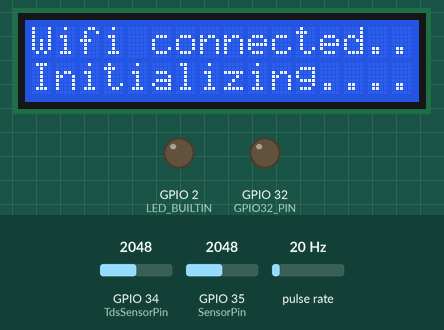
Recording of a sketch running on a simulated ESP32. Shown: 16×2 character LCD, output pins drawn as LEDs (lit = HIGH). Wiring (inferred from the names in the program): pulse sensor: data GPIO 39. Inputs (shaded band) come from the test bench; at power-on: GPIO 35 (SensorPin) = 2048, GPIO 34 (TdsSensorPin) = 2048, pulse rate 20 Hz. WiFi joins after 1.5 s; servers stay silent unless stated; the local clock reads 2024-03-15 10:24:30 at power-on unless the sketch sets it; EEPROM starts erased; what the sketch prints to the serial monitor is not drawn.

Above: at 1.9 s.
At 5.0 s:
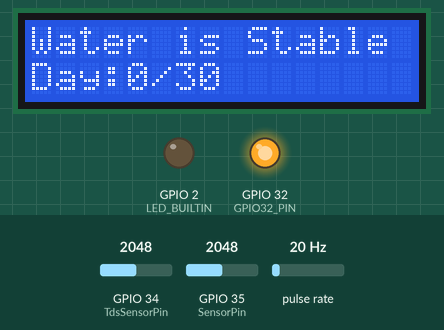
5.1 s: GPIO 35 (SensorPin) set to 2577
At 7.6 s:
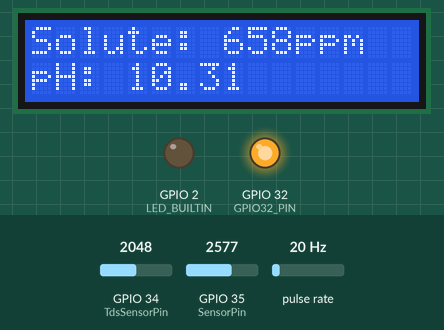
8.1 s: GPIO 35 (SensorPin) set to 2674
11.1 s: GPIO 34 (TdsSensorPin) set to 2459
At 13.8 s:
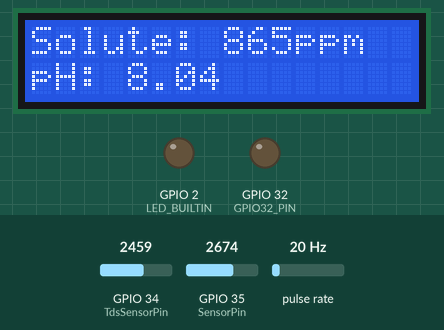
14.1 s: GPIO 34 (TdsSensorPin) set to 2628
17.1 s: GPIO 34 (TdsSensorPin) set to 2752
At 22.6 s:
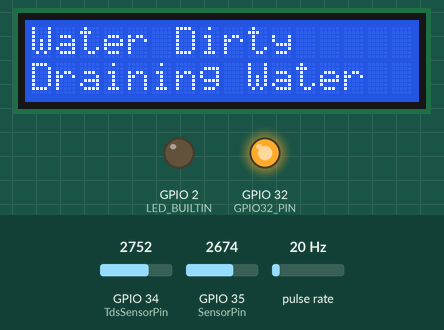
23.1 s: GPIO 34 (TdsSensorPin) set to 2379
At 25.0 s:
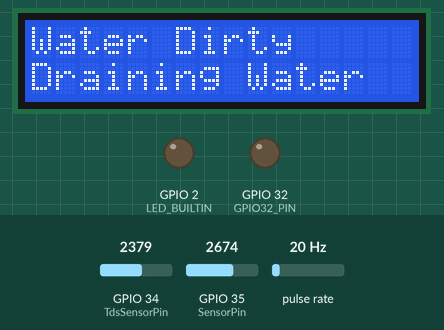
Timing chart, 0 to 26.5 s (numbered marks = the images above; inputs shaded):
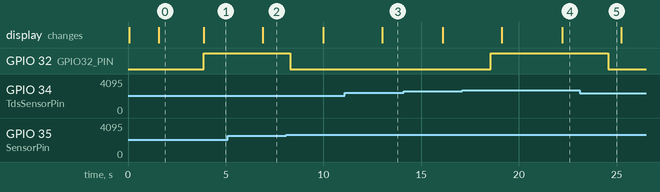

Measured:
- the behaviour switches between 2680 and 2681 on GPIO 34 (TdsSensorPin) (found by bisection; images 3 and 4)
- after the input at 5.1 s, the display: changes after 1.8 s (image 2)
- after the input at 11.1 s, the display: changes after 1.9 s (image 3)
- after the input at 17.1 s, GPIO 32 (GPIO32_PIN): LOW → HIGH after 1.4 s; the display: first changes after 2.0 s (image 4 shows a later state)
- after the input at 23.1 s, GPIO 32 (GPIO32_PIN): HIGH → LOW after 1.5 s
- what the display in image 0 shows lasts 2.3 s, from 1.6 s to 3.9 s

The sketch:

Pump_Auto_No_Graph.ino
```cpp
//Khai báo các thư viện, chân kết nối với ngoại vi
#include <Arduino.h>
#include <LiquidCrystal.h>
#include <Preferences.h>  // Thay thế NVSFlash.h bằng Preferences
#include <ctime>  // Để dùng hàm mktime()
#define BLYNK_PRINT Serial
//Định nghĩa địa chỉ, tên, mã kết nối với app Blynk IoT
#define BLYNK_TEMPLATE_ID "TMPL6TGETSmgF"
#define BLYNK_TEMPLATE_NAME "watering quality testing"
#define BLYNK_AUTH_TOKEN "aAL7Ba4mxXeoyjMifkDAJSRqA8asqKRl"

// Khai báo thư viện wifi và blynk
#include <WiFi.h>
#include <BlynkSimpleEsp32.h>

// Thông tin WiFi
char ssid[] = "30 PDG";
char pass[] = "bktech1017";

// char ssid[] = "Quang Hai T3";
// char pass[] = "19741975";
// Chân GPIO32
#define GPIO32_PIN 32 // Chân điều khiển máy bơm

// Khai báo chân kết nối LCD với ESP32
const int RS = 33, EN = 25, D4 = 26, D5 = 27, D6 = 14, D7 = 13;

// Khởi tạo đối tượng LCD
LiquidCrystal lcd(RS, EN, D4, D5, D6, D7);

//Dùng biến toàn cục cho cảm biến
int chattan_value;
float ph_value;

//++++++++++
// Khai báo đối tượng Preferences
Preferences preferences;
float totalMilliLitres30Days = 0;   // Tổng lượng nước trong 30 ngày
int dayCounter = 0;                 // Đếm số ngày
//✅_______________________________________________________________CAM BIEN LUU LUONG__________________________________________________________________
#define LED_BUILTIN 2
#define SENSOR 39

    long currentMillis = 0;
    long previousMillis = 0;
    int interval = 1000;
    boolean ledState = LOW;

    //Hệ số hiệu chuẩn cảm
    float calibrationFactor = 4.5;
    //Biến kiểm soát lưu
    volatile byte pulseCount;
    byte pulseSec = 0;
    float flowRate;
    float flowMilliLitres;
    float totalMilliLitres;

    //Biến trạng thái nước chảy
    bool waterFlowing = false;

void IRAM_ATTR pulseCounter() {
  pulseCount++;
  waterFlowing = true;  // Có xung nghĩa là nước đang chảy
}

// Hàm tính toán lưu lượng nước
float calculateFlowRate() {
    unsigned long currentMillis = millis();
    if (currentMillis - previousMillis > interval) {
        int pulseSec = pulseCount;  // Lấy số xung trong khoảng thời gian
        pulseCount = 0;  // Reset bộ đếm xung

        if (pulseSec == 0) {
            waterFlowing = false;
            return 0.0;
        }

        // Tính toán lưu lượng (L/min)
        flowRate = (1000.0 / (currentMillis - previousMillis)) * pulseSec;
        previousMillis = currentMillis;

        // Tính tổng lượng nước đã chảy (mL)
        float flowMilliLitres = (flowRate / 60) * 1000;
        totalMilliLitres += flowMilliLitres/5;
        totalMilliLitres30Days += flowMilliLitres/5;
        return flowRate;
    }
    return flowRate;
}
// 📌 Hàm lấy ngày hiện tại
String getCurrentDate() {
  time_t now = time(nullptr);
  struct tm* timeinfo = localtime(&now);
  char currentDate[20];
  strftime(currentDate, sizeof(currentDate), "%Y-%m-%d", timeinfo);
  return String(currentDate);
}

void readFromNVS() {
  preferences.begin("storage", false);

  // Đọc dữ liệu từ NVS
  String storedDate = preferences.getString("date", "");
  totalMilliLitres = preferences.getFloat("value", 0);
  totalMilliLitres30Days = preferences.getFloat("value30", 0);
  dayCounter = preferences.getInt("dayCounter", 0);

  String currentDate = getCurrentDate();

  // 📌 Chuyển ngày thành timestamp để tính số ngày trôi qua
  struct tm timeStored = {0}, timeNow = {0};

  sscanf(storedDate.c_str(), "%d-%d-%d", &timeStored.tm_year, &timeStored.tm_mon, &timeStored.tm_mday);
  sscanf(currentDate.c_str(), "%d-%d-%d", &timeNow.tm_year, &timeNow.tm_mon, &timeNow.tm_mday);

  timeStored.tm_year -= 1900;  // struct tm cần tính từ năm 1900
  timeStored.tm_mon -= 1;      // struct tm tính tháng từ 0-11
  timeNow.tm_year -= 1900;
  timeNow.tm_mon -= 1;

  time_t t1 = mktime(&timeStored);
  time_t t2 = mktime(&timeNow);

  if (t1 != -1 && t2 != -1) {
    int daysPassed = (t2 - t1) / 86400;  // 86400s = 1 ngày
    if (daysPassed > 0) {
      totalMilliLitres = 0;

      dayCounter += daysPassed;  // 📌 Cộng dồn đúng số ngày

      if (dayCounter >= 30) {
        totalMilliLitres30Days = 0;
        dayCounter = 0;
      }

      saveToNVS();
    }
  }

  preferences.end();
}

// 📌 Lưu dữ liệu vào NVS mỗi khi cập nhật nước trong ngày
void saveToNVS() {
  preferences.begin("storage", false);

  String currentDate = getCurrentDate();
  preferences.putString("date", currentDate);
  preferences.putFloat("value", totalMilliLitres);
  preferences.putFloat("value30", totalMilliLitres30Days);
  preferences.putInt("dayCounter", dayCounter);

  preferences.end();
}


// 📌 Gửi dữ liệu lên Blynk
void sendData() {
  Blynk.virtualWrite(V3, totalMilliLitres / 1000);
  Blynk.virtualWrite(V4, totalMilliLitres30Days / 1000);

  Serial.print("Today: ");
  Serial.print(totalMilliLitres / 1000);
  Serial.print(" L | Total Days: ");
  Serial.print(dayCounter);
  Serial.print(" | Month Total: ");
  Serial.println(totalMilliLitres30Days / 1000);

  saveToNVS();
}
//✅____________________________________________________________CAM BIEN NONG DO CHAT TAN______________________________________________________________
#define TdsSensorPin 34
#define VREF 3.3              // analog reference voltage(Volt) of the ADC
#define SCOUNT  30            // sum of sample point


int analogBuffer[SCOUNT];     // store the analog value in the array, read from ADC
int analogBufferTemp[SCOUNT];
int analogBufferIndex = 0;
int copyIndex = 0;

float averageVoltage = 0;
float tdsValue = 0;
float temperature = 25;       // current temperature for compensation

// median filtering algorithm
int getMedianNum(int bArray[], int iFilterLen){
  int bTab[iFilterLen];
  for (byte i = 0; i<iFilterLen; i++)
  bTab[i] = bArray[i];
  int i, j, bTemp;
  for (j = 0; j < iFilterLen - 1; j++) {
    for (i = 0; i < iFilterLen - j - 1; i++) {
      if (bTab[i] > bTab[i + 1]) {
        bTemp = bTab[i];
        bTab[i] = bTab[i + 1];
        bTab[i + 1] = bTemp;
      }
    }
  }
  if ((iFilterLen & 1) > 0){
    bTemp = bTab[(iFilterLen - 1) / 2];
  }
  else {
    bTemp = (bTab[iFilterLen / 2] + bTab[iFilterLen / 2 - 1]) / 2;
  }
  return bTemp;
}
int chattan_calculation(){
  static unsigned long analogSampleTimepoint = millis();
  if(millis()-analogSampleTimepoint > 40U){     //every 40 milliseconds,read the analog value from the ADC
    analogSampleTimepoint = millis();
    analogBuffer[analogBufferIndex] = analogRead(TdsSensorPin);    //read the analog value and store into the buffer
    analogBufferIndex++;
    if(analogBufferIndex == SCOUNT){
      analogBufferIndex = 0;
    }
  }

    for(copyIndex=0; copyIndex<SCOUNT; copyIndex++){
      analogBufferTemp[copyIndex] = analogBuffer[copyIndex];

      // read the analog value more stable by the median filtering algorithm, and convert to voltage value
      averageVoltage = getMedianNum(analogBufferTemp,SCOUNT) * (float)VREF / 4096.0;

      //temperature compensation formula: fFinalResult(25^C) = fFinalResult(current)/(1.0+0.02*(fTP-25.0));
      float compensationCoefficient = 1.0+0.02*(temperature-25.0);
      //temperature compensation
      float compensationVoltage=averageVoltage/compensationCoefficient;

      //convert voltage value to tds value
      tdsValue=(133.42*compensationVoltage*compensationVoltage*compensationVoltage - 255.86*compensationVoltage*compensationVoltage + 857.39*compensationVoltage)*0.5;

      // Serial.print("voltage:");
      // Serial.print(averageVoltage,2);
      // Serial.print("V   ");
      // Serial.print("TDS Value:");
      // Serial.print(tdsValue,0);
      // Serial.println("ppm");
    }

    return tdsValue;
}
int chattan_getValue(){
  int chattan = chattan_calculation();
  if(chattan >= 20 && chattan <= 2419){
  return chattan;
  }
  else{
    return 0;
  }
}
//✅____________________________________________________________________CAM BIEN DO PH_________________________________________________________________
#define SensorPin 35        // Chân Analog trên ESP32
#define Offset 3.0          // Hiệu chỉnh giá trị pH
#define SamplingInterval 20  // Thời gian lấy mẫu (ms)
#define ArrayLength 40       // Số lần lấy mẫu trung bình

int pHArray[ArrayLength];
int pHArrayIndex = 0;

float ph_calculation() {
    static unsigned long samplingTime = millis();
    static float pHValue, voltage;

    if (millis() - samplingTime > SamplingInterval) {
        pHArray[pHArrayIndex++] = analogRead(SensorPin);
        if (pHArrayIndex == ArrayLength) pHArrayIndex = 0;

        voltage = averageArray(pHArray, ArrayLength) * (3.3 / 4095.0);
        pHValue = 7.0 + ((2.5 - voltage) * Offset);  // Hiệu chỉnh theo khoảng 2.5V

        samplingTime = millis();
    }

    // Serial.print("Voltage: ");
    // Serial.print(voltage, 3);
    // Serial.print(" V | pH value: ");
    // Serial.println(pHValue, 2);

    return pHValue;
}

float ph_getValue() {
    float ph = ph_calculation();
    if (ph >= 0 && ph <= 14) {  // Điều kiện hợp lệ của pH
        return ph;
    }
    return 0;  // Giá trị không hợp lệ
}

double averageArray(int* arr, int number) {
    if (number <= 0) return 0;

    int min = arr[0], max = arr[0];
    long sum = 0;

    for (int i = 0; i < number; i++) {
        if (arr[i] < min) min = arr[i];
        if (arr[i] > max) max = arr[i];
        sum += arr[i];
    }

    sum -= (min + max);  // Loại bỏ giá trị lớn nhất & nhỏ nhất
    return (double)sum / (number - 2);
}

//✅___________________________________________________________________SET---UP_______________________________________________________________________
//Sử dụng freeRTOS để chạy wifi và xử lí các ngoại vi khác một cách song song
void setup() {
  //Khởi tạo baud rate
  Serial.begin(115200);

  //DEBUG
  esp_reset_reason_t reason = esp_reset_reason();
    Serial.print("ESP Reset Reason: ");
    Serial.println(reason);  // In ra lý do reset


  //Các khai báo cho các ngoại vi khác______________________
  pinMode(LED_BUILTIN, OUTPUT);
  pinMode(SENSOR, INPUT_PULLUP);

  pulseCount = 0;
  flowRate = 0.0;
  flowMilliLitres = 0;
  totalMilliLitres = 0;
  previousMillis = 0;
  //Thiết lập ngắt ngoài trên chân cảm biến
  attachInterrupt(digitalPinToInterrupt(SENSOR), pulseCounter, FALLING);
  pinMode(TdsSensorPin,INPUT);
  //KHỞI TẠO LCD 16x2
    lcd.begin(16, 2);
  // KẾT NỐI VỚI WIFI VÀ BLYNK APP
    WiFi.begin(ssid, pass);

    Serial.print("Đang kết nối WiFi...");

    //LCD hiển thị trạng thái kết nối với
    lcd.setCursor(0,0);
    lcd.print("Connecting......");

    int retry = 0;
    while (WiFi.status() != WL_CONNECTED) {
        delay(500);

        Serial.print(".");
        retry++;
       if (retry > 20) {

        Serial.println("\nKhông thể kết nối WiFi! Resetting...");
        ESP.restart();  // Reset lại ESP32
      }
    }
    //LCD
    Serial.println("\nWiFi đã kết nối!");
    Serial.print("IP: ");
    Serial.println(WiFi.localIP());

    lcd.setCursor(0,0);
    lcd.print("Wifi connected");
    lcd.setCursor(0,1);
    lcd.print("Initializing....");
    // Kết nối Blynk
    Blynk.config(BLYNK_AUTH_TOKEN);
    Blynk.connect();

    //BƠM NƯỚC...........
    // Thiết lập chân GPIO32 làm đầu ra
    pinMode(GPIO32_PIN, OUTPUT);
    digitalWrite(GPIO32_PIN, LOW);  // Đảm bảo GPIO32 tắt khi khởi động


    configTime(7 * 3600, 0, "pool.ntp.org");  // Đồng bộ thời gian
    delay(2000);  // Đợi thời gian cập nhật

    readFromNVS();  // Đọc dữ liệu đã lưu trong NVS
    // Gửi dữ liệu ban đầu
    sendData();
  //Tạo các task_________________________________
   // Tạo Task
    //Task thu dữ liệu cảm biến
    xTaskCreatePinnedToCore(CollectData, "CollectData",       4096, NULL, 5, NULL, 1);
    //Task hiển thị LCD
    xTaskCreatePinnedToCore(Task1, "Task1",                   4096, NULL, 2, NULL, 0);
    //Task nhận biết cảm biến lưu lượng
    xTaskCreatePinnedToCore(FlowSensorTask, "FlowSensorTask", 4096, NULL, 1, NULL, 1);
    //Task gửi dữ liệu lên BLYNK
    xTaskCreatePinnedToCore(SensorTask, "SensorTask",         4096, NULL, 3, NULL, 0);
    //Task chạy các lệnh của BLYNK
    xTaskCreatePinnedToCore(BlynkTask,    "BlynkTask",        4096, NULL, 4, NULL, 0);
}

//_________________________________________HÀM CHẠY CÁC TASK_________________________________
int isDirty = 0;
//✅________________________________________________________________________________________________________________________COLLECT_Data_Task
void CollectData(void *pvParameters){
  while(1){
    // Đọc dữ liệu cảm biến
        chattan_value = chattan_getValue();

        ph_value = ph_getValue();

        // Kiểm tra chất lượng nước
        isDirty = (chattan_value > 1000 || ph_value < 6 || ph_value > 8.5);  // Kiểm tra chất lượng nước
        digitalWrite(GPIO32_PIN, isDirty ? HIGH : LOW);
       // Điều khiển bơm thực tế
    vTaskDelay(pdMS_TO_TICKS(100));
  }
}
//✅________________________________________________________________________________________________________________________LCD_DISPLAY

void Task1(void *pvParameters) {
    while (1) {
        // In giá trị cảm biến ra Serial Monitor để debug
        // Serial.print("[DEBUG] Chất tan: ");
        // Serial.print(chattan);
        // Serial.print(" ppm  |  pH: ");
        // Serial.println(ph);

        // Kiểm tra nếu cảm biến trả về -1 (lỗi)
        // if (chattan == -1 || ph == -1) {
        //     Serial.println("[ERROR] Cảm biến lỗi, kiểm tra lại kết nối!");
        // }
        // Hiển thị dữ liệu lên LCD
        lcd.clear();
        if (isDirty) {
            lcd.setCursor(0, 0);
            lcd.print("Water Dirty");
            lcd.setCursor(0, 1);
            lcd.print("Draining Water");
        } else {
            lcd.setCursor(0, 0);
            lcd.print("Water is Stable");
            lcd.setCursor(0, 1);
            lcd.print("Day:");
            lcd.print(dayCounter);
            lcd.print("/30");
        }
        vTaskDelay(pdMS_TO_TICKS(3000));

        // Hiển thị thông số cảm biến
        lcd.clear();
        if (chattan_value == -1) {
            lcd.setCursor(0, 0);
            lcd.print("Sensor Error...");
        } else {
            lcd.setCursor(0, 0);
            lcd.print("Solute: ");
            lcd.print(chattan_value);
            lcd.print("ppm");
        }

        if (ph_value == -1) {
            lcd.setCursor(0, 1);
            lcd.print("Sensor Error...");
        } else {
            lcd.setCursor(0, 1);
            lcd.print("pH: ");
            lcd.print(ph_value);
        }
        vTaskDelay(pdMS_TO_TICKS(3000));

        // Thêm delay để tránh vòng lặp quá nhanh
        vTaskDelay(pdMS_TO_TICKS(100));
    }
}

//________________________________________________________________________________________________________CẢM BIẾN LƯU LƯỢNG
// ✅Task xử lý lưu lượng nước
// Task đọc cảm biến lưu lượng
void FlowSensorTask(void *pvParameters) {
    while (1) {
        if (!waterFlowing) {
            vTaskDelay(pdMS_TO_TICKS(100));
            continue;
        }

        // Gọi hàm tính toán lưu lượng
        float currentFlowRate = calculateFlowRate();

        // Serial.print("Lưu lượng: ");
        // Serial.print(currentFlowRate);
        // Serial.println(" L/min");

        vTaskDelay(pdMS_TO_TICKS(10));
    }
}

//_______________________________________________________________________________________________________________________BLYNK
  //✅ Task gửi dữ liệu lên Blynk
void SensorTask(void *pvParameters) {
    while (1) {

        Blynk.virtualWrite(V1, chattan_value); // Chất tan ppm
        Blynk.virtualWrite(V2, ph_value);      // Độ pH
        Blynk.virtualWrite(V3, totalMilliLitres/1000);
        Blynk.virtualWrite(V4, totalMilliLitres30Days / 1000);
        sendData();
        float flow = calculateFlowRate(); // Lấy giá trị từ hàm tính toán
        Blynk.virtualWrite(V0, flow);

        // Serial.print("BLYNK     Chattan: ");
        // Serial.print(chattan);
        // Serial.print("ppm     pH: ");
        // Serial.println(ph);

        //Serial.println("Đã gửi dữ liệu lên Blynk...");

        // Chờ 5 giây trước khi gửi tiếp
        vTaskDelay(pdMS_TO_TICKS(100));
    }
}
TaskHandle_t BlynkTaskHandle = NULL;

//✅ Hàm task Blynk
void BlynkTask(void *pvParameters) {
  while (true) {
    Blynk.run();  // Gọi Blynk.run() liên tục
    vTaskDelay(10 / portTICK_PERIOD_MS);  // Delay nhỏ để tránh chiếm quá nhiều CPU
  }
}

//__________________________________________________________________L--O--O--P_______________________________________________________________________
// ✅ Loop không làm gì cả
void loop() {
    // Không cần làm gì vì mọi thứ đã chạy trong task
}
```
